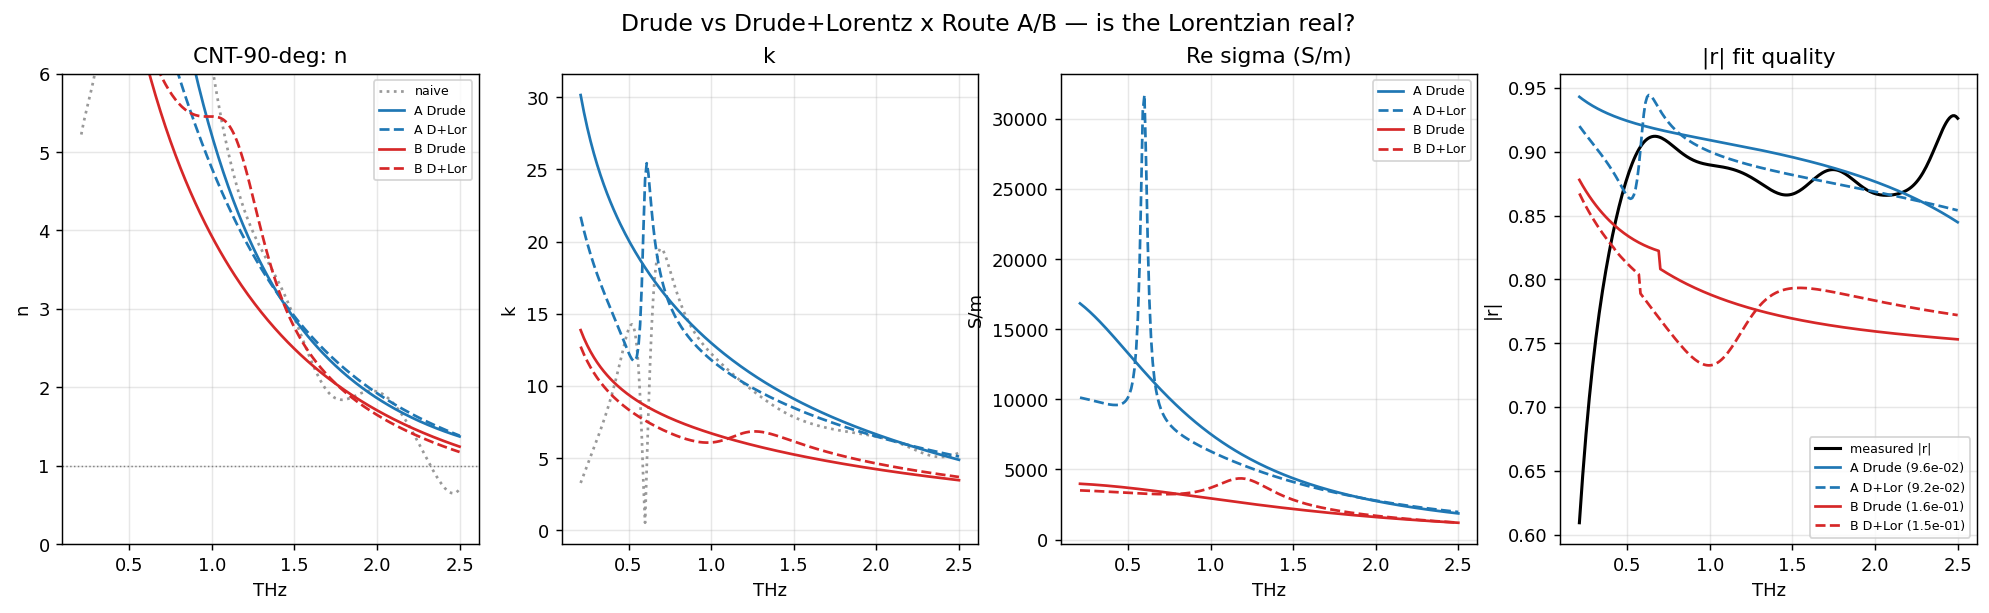

Reproduce this figure in Python.
"""Fit the rough-gap models (A: statistical-gap FP, B: graded EMT) to the latest
well-pressed CNT reflection, with a DRUDE (not Drude-Smith) + LORENTZ material.

Question (Samuel, 2026-06-25): the CNTs now press in with almost no gap delay (~25-50 fs),
but a Lorentzian-like peak in n is CONSISTENTLY present across the latest datasets. Is it
real material response, or a gap/roughness artefact?

Strategy — fit four combinations per sample and compare:
    {pure Drude, Drude + 1 Lorentz oscillator} x {Route A gap, Route B gap}
and judge the Lorentzian by two independent tells:
  (1) does adding the oscillator MATERIALLY lower the fit RMS (vs pure Drude)?
  (2) do the TWO very different gap models (A flat-gap FP, B graded EMT) INDEPENDENTLY
      converge on the SAME resonance frequency w0?  A shared spurious feature across two
      unrelated gap physics is unlikely, so agreement => real; scatter / vanishing strength
      => the gap can absorb it (artefact-suspect).

Builds the measured reflection with the CURRENT pipeline (fixed-width window, symmetric
phase ref, self-referencing) via air_gap_slider_explorer.samples_from_dataset, so it reflects
every latest correction. reflection_r from the pipeline IS r_back,sample (SiO2-side), exactly
what the gap forward models output; r_front = SiO2->air Fresnel.

Run:  PYTHONPATH=. .venv/Scripts/python.exe explorations/air_gap_cnt_reflection/fit_drude_lorentz_gap.py
"""
from __future__ import annotations

import os
import sys

import numpy as np
from scipy.optimize import least_squares

import matplotlib
matplotlib.use("Agg")
import matplotlib.pyplot as plt

HERE = os.path.dirname(os.path.abspath(__file__))
REPO = os.path.join(HERE, "..", "..")
sys.path.insert(0, REPO)
sys.path.insert(0, HERE)

from dataset_core import DataSet
from dataset_core.adapters import thz_adapter as thz
import air_gap_models as models
from air_gap_slider_explorer import samples_from_dataset, internal_and_gap_angles

VACUUM_PERMITTIVITY = models.VACUUM_PERMITTIVITY
DATA_DIR = r"C:\Users\Samuel\Data\THz\Sam\2026-06-24_refl_testing\main_alignment_tests\CNT\de-embed_testing"
DISPLAY_BAND_THZ = (0.2, 2.5)

PIPELINE_CONFIG = {
    "general": {"show_graph": False},
    "geometry": {"theta_external_deg": 45.0, "polarization": "s", "n_sio2": 1.95},
    "regions": {"first_reflection": (152.5, 159), "second_reflection": (177, 183.8)},
    "centering": {"mode": "crop"},
    "window": {"type": "hann", "alpha": 1.0, "half_width_ps": 3.0},
    "fft": {"norm": "backward", "amplitude_scale": 1.0, "n_fft": 2000},
    "transfer": {"self_reference": True, "apply_snr_mask": True, "min_ref_amp_rel": 1e-3,
                 "regularization_eps": 1e-30, "unwrap_phase": True},
    "mask": {"snr_thresh_db": 10, "tail_fraction": 0.25, "min_contiguous_bins": 3},
    "derive": {"eps_background": 1.0},
}


def build_measured_samples(data_dir):
    """Run the CURRENT reflection pipeline and return slider-style sample records."""
    config = dict(PIPELINE_CONFIG)
    dataset = DataSet(data_dir, config=config)
    dataset.load_all_data()
    thz.build_full_trace_reflection(dataset)
    dataset.group_files(keywords=["type"])
    thz.define_reflection_regions(dataset, config)
    thz.subtract_baseline(dataset)
    thz.window_pulses_fixed_width(dataset, half_width_ps=config["window"]["half_width_ps"],
                                  show_graph=False)
    n_fft = config["fft"]["n_fft"]
    thz.fft_spectrum(dataset, segment="second_reflection", n_fft=n_fft)
    thz.fft_spectrum(dataset, segment="first_reflection", n_fft=n_fft)
    thz.transfer_function(dataset, ref_type="reference")
    thz.invert_nk_reflection(dataset, geometry="window",
                             theta_deg=config["geometry"]["theta_external_deg"],
                             polarization=config["geometry"]["polarization"],
                             n_window=config["geometry"]["n_sio2"])
    return samples_from_dataset(dataset)


# ── Material permittivity from a natural-unit vector ─────────────────────────
# Material block: [eps_inf, plasma_THz, tau_fs]  (+ [lor_strength, w0_THz, gamma_THz] if Lorentz)
# Gap block A: [d_mean_um, sigma_d_um];  gap block B: [sigma_h_um, z0_um].

def material_eps(frequency_hz, material_vector, with_lorentz):
    eps_inf, plasma_thz, tau_fs = material_vector[0], material_vector[1], material_vector[2]
    eps = models.drude_permittivity(frequency_hz, eps_inf, 2 * np.pi * plasma_thz * 1e12, tau_fs * 1e-15)
    if with_lorentz:
        strength, w0_thz, gamma_thz = material_vector[3], material_vector[4], material_vector[5]
        eps = eps + models.lorentz_permittivity_term(
            frequency_hz, strength, 2 * np.pi * w0_thz * 1e12, 2 * np.pi * gamma_thz * 1e12)
    return eps


def _n_material(with_lorentz):
    return 6 if with_lorentz else 3


def forward(route, vector, with_lorentz, frequency_hz, r_front, gap_angle_rad, sio2_angle_rad):
    n_mat = _n_material(with_lorentz)
    eps = material_eps(frequency_hz, vector[:n_mat], with_lorentz)
    gap1, gap2 = vector[n_mat], vector[n_mat + 1]
    if route == "A":
        return models.rough_gap_reflection_from_eps(
            frequency_hz, eps, gap1 * 1e-6, gap2 * 1e-6, r_front, gap_angle_rad)
    return models.graded_emt_reflection_from_eps(
        frequency_hz, eps, gap1 * 1e-6, gap2 * 1e-6, sio2_angle_rad)


def conductivity(frequency_hz, vector, with_lorentz, eps_background=1.0):
    """sigma = -i w eps0 (eps - eps_background) over the FULL (Drude+Lorentz) permittivity."""
    eps = material_eps(frequency_hz, vector[:_n_material(with_lorentz)], with_lorentz)
    omega = 2.0 * np.pi * frequency_hz
    return -1j * omega * VACUUM_PERMITTIVITY * (eps - eps_background)


def nk(frequency_hz, vector, with_lorentz):
    n_hat = models.index_hat_from_eps(material_eps(frequency_hz, vector[:_n_material(with_lorentz)], with_lorentz))
    return np.real(n_hat), -np.imag(n_hat)


# ── Bounds / initial guesses ─────────────────────────────────────────────────
DRUDE_LOW = [1.0, 0.5, 3.0]
DRUDE_HIGH = [30.0, 60.0, 500.0]
DRUDE_INIT = [4.0, 10.0, 30.0]
LORENTZ_LOW = [0.0, 0.2, 0.05]
LORENTZ_HIGH = [60.0, 3.0, 4.0]
LORENTZ_INIT = [3.0, 0.8, 0.5]
GAP_A_LOW, GAP_A_HIGH, GAP_A_INIT = [0.0, 0.1], [40.0, 30.0], [5.0, 3.0]
GAP_B_LOW, GAP_B_HIGH, GAP_B_INIT = [0.5, 0.0], [30.0, 40.0], [3.0, 5.0]


def assemble(route, with_lorentz):
    low = list(DRUDE_LOW); high = list(DRUDE_HIGH); init = list(DRUDE_INIT)
    if with_lorentz:
        low += LORENTZ_LOW; high += LORENTZ_HIGH; init += LORENTZ_INIT
    gap_low, gap_high, gap_init = (
        (GAP_A_LOW, GAP_A_HIGH, GAP_A_INIT) if route == "A" else (GAP_B_LOW, GAP_B_HIGH, GAP_B_INIT))
    return init + gap_init, (low + gap_low, high + gap_high)


def fit(route, with_lorentz, record, r_front, gap_angle_rad, sio2_angle_rad):
    freq = record["frequency_hz"]; r_meas = record["r_meas"]
    f_thz = freq * 1e-12
    init, bounds = assemble(route, with_lorentz)
    # The Drude permittivity ~1/omega diverges toward DC, so confine the fit to a positive
    # band and drop any bin where the initial model is non-finite (keeps the residual length
    # fixed and finite across the optimisation).
    init_model = forward(route, init, with_lorentz, freq, r_front, gap_angle_rad, sio2_angle_rad)
    band = (record["mask"] & np.isfinite(r_meas) & np.isfinite(init_model)
            & (f_thz >= DISPLAY_BAND_THZ[0]) & (f_thz <= DISPLAY_BAND_THZ[1]))

    def residual(vector):
        model = forward(route, vector, with_lorentz, freq, r_front, gap_angle_rad, sio2_angle_rad)
        diff = (model - r_meas)[band]
        return np.concatenate([diff.real, diff.imag])

    result = least_squares(residual, init, bounds=bounds, method="trf", x_scale="jac", max_nfev=6000)
    rms = float(np.sqrt(np.mean(result.fun**2)))
    return result.x, rms


def main():
    sio2_angle_rad, gap_angle_rad = internal_and_gap_angles()
    r_front = models.reflection_sio2_to_air(sio2_angle_rad)
    print(f"data: {DATA_DIR}")
    print(f"r_front (SiO2->air) = {r_front:.3f}; gap angle {np.rad2deg(gap_angle_rad):.2f} deg")
    samples = build_measured_samples(DATA_DIR)
    print(f"samples: {[s['name'] for s in samples]}\n")

    rows = []
    for record in samples:
        name = record["name"]
        print(f"=== {name} ===")
        fits = {}
        for route in ("A", "B"):
            for with_lorentz in (False, True):
                vec, rms = fit(route, with_lorentz, record, r_front, gap_angle_rad, sio2_angle_rad)
                fits[(route, with_lorentz)] = (vec, rms)
                n_mat = _n_material(with_lorentz)
                tag = "Drude+Lorentz" if with_lorentz else "Drude       "
                gap_label = ("d_mean %.1f sig_d %.1f um" % (vec[n_mat], vec[n_mat + 1]) if route == "A"
                             else "sig_h %.1f z0 %.1f um" % (vec[n_mat], vec[n_mat + 1]))
                lor = ("  | Lorentz w0 %.2f THz, strength %.2f, gamma %.2f THz"
                       % (vec[4], vec[3], vec[5])) if with_lorentz else ""
                print(f"  Route {route} {tag}: RMS {rms:.2e}  "
                      f"eps_inf {vec[0]:.1f}, wp {vec[1]:.1f} THz, tau {vec[2]:.0f} fs, {gap_label}{lor}")
        # verdicts
        for route in ("A", "B"):
            rms_d = fits[(route, False)][1]; rms_dl = fits[(route, True)][1]
            improve = 100 * (rms_d - rms_dl) / rms_d
            print(f"  -> Route {route}: Lorentz changes RMS by {improve:+.0f}% "
                  f"({rms_d:.2e} -> {rms_dl:.2e})")
        w0_A = fits[("A", True)][0][4]; w0_B = fits[("B", True)][0][4]
        print(f"  -> A vs B Lorentz w0: {w0_A:.2f} vs {w0_B:.2f} THz "
              f"(|diff| {abs(w0_A - w0_B):.2f})\n")
        rows.append((record, fits))

    make_figure(rows, r_front, gap_angle_rad, sio2_angle_rad)
    print("Reminder: single measurement is degeneracy-limited (conditioning report). "
          "The A/B w0 agreement + RMS-improvement test is the robust read here.")


def make_figure(rows, r_front, gap_angle_rad, sio2_angle_rad):
    fig, axes = plt.subplots(len(rows), 4, figsize=(19, 4.7 * len(rows)), squeeze=False)
    fig.suptitle("Drude vs Drude+Lorentz x Route A/B — is the Lorentzian real?", fontsize=13)
    for row, (record, fits) in enumerate(rows):
        freq = record["frequency_hz"]; f_thz = freq * 1e-12
        band = record["mask"] & (f_thz >= DISPLAY_BAND_THZ[0]) & (f_thz <= DISPLAY_BAND_THZ[1])
        styles = {("A", False): ("C0", "-", "A Drude"), ("A", True): ("C0", "--", "A D+Lor"),
                  ("B", False): ("C3", "-", "B Drude"), ("B", True): ("C3", "--", "B D+Lor")}

        ax = axes[row][0]
        ax.plot(f_thz[band], record["n_naive"][band], "0.6", ls=":", label="naive")
        for key, (vec, _rms) in fits.items():
            n, _k = nk(freq, vec, key[1]); c, ls, lab = styles[key]
            ax.plot(f_thz[band], n[band], color=c, ls=ls, label=lab)
        ax.axhline(1.0, color="0.5", ls=":", lw=0.8); ax.set_ylim(0, 6)
        ax.set_title(f"{record['name']}: n"); ax.set_xlabel("THz"); ax.set_ylabel("n")
        ax.legend(fontsize=7); ax.grid(alpha=0.3)

        ax = axes[row][1]
        ax.plot(f_thz[band], record["k_naive"][band], "0.6", ls=":", label="naive")
        for key, (vec, _rms) in fits.items():
            _n, k = nk(freq, vec, key[1]); c, ls, _lab = styles[key]
            ax.plot(f_thz[band], k[band], color=c, ls=ls)
        ax.set_title("k"); ax.set_xlabel("THz"); ax.set_ylabel("k"); ax.grid(alpha=0.3)

        ax = axes[row][2]
        for key, (vec, _rms) in fits.items():
            sig = conductivity(freq, vec, key[1]); c, ls, lab = styles[key]
            ax.plot(f_thz[band], np.real(sig)[band], color=c, ls=ls, label=lab)
        ax.set_title("Re sigma (S/m)"); ax.set_xlabel("THz"); ax.set_ylabel("S/m")
        ax.legend(fontsize=7); ax.grid(alpha=0.3)

        ax = axes[row][3]
        ax.plot(f_thz[band], np.abs(record["r_meas"])[band], "k", lw=1.7, label="measured |r|")
        for key, (vec, rms) in fits.items():
            model = forward(key[0], vec, key[1], freq, r_front, gap_angle_rad, sio2_angle_rad)
            c, ls, lab = styles[key]
            ax.plot(f_thz[band], np.abs(model)[band], color=c, ls=ls,
                    label=f"{lab} ({rms:.1e})")
        ax.set_title("|r| fit quality"); ax.set_xlabel("THz"); ax.set_ylabel("|r|")
        ax.legend(fontsize=7); ax.grid(alpha=0.3)

    out = os.path.join(HERE, "fit_drude_lorentz_gap.png")
    fig.savefig(out, dpi=130, bbox_inches="tight")
    print(f"\nSaved figure: {out}")


if __name__ == "__main__":
    main()
